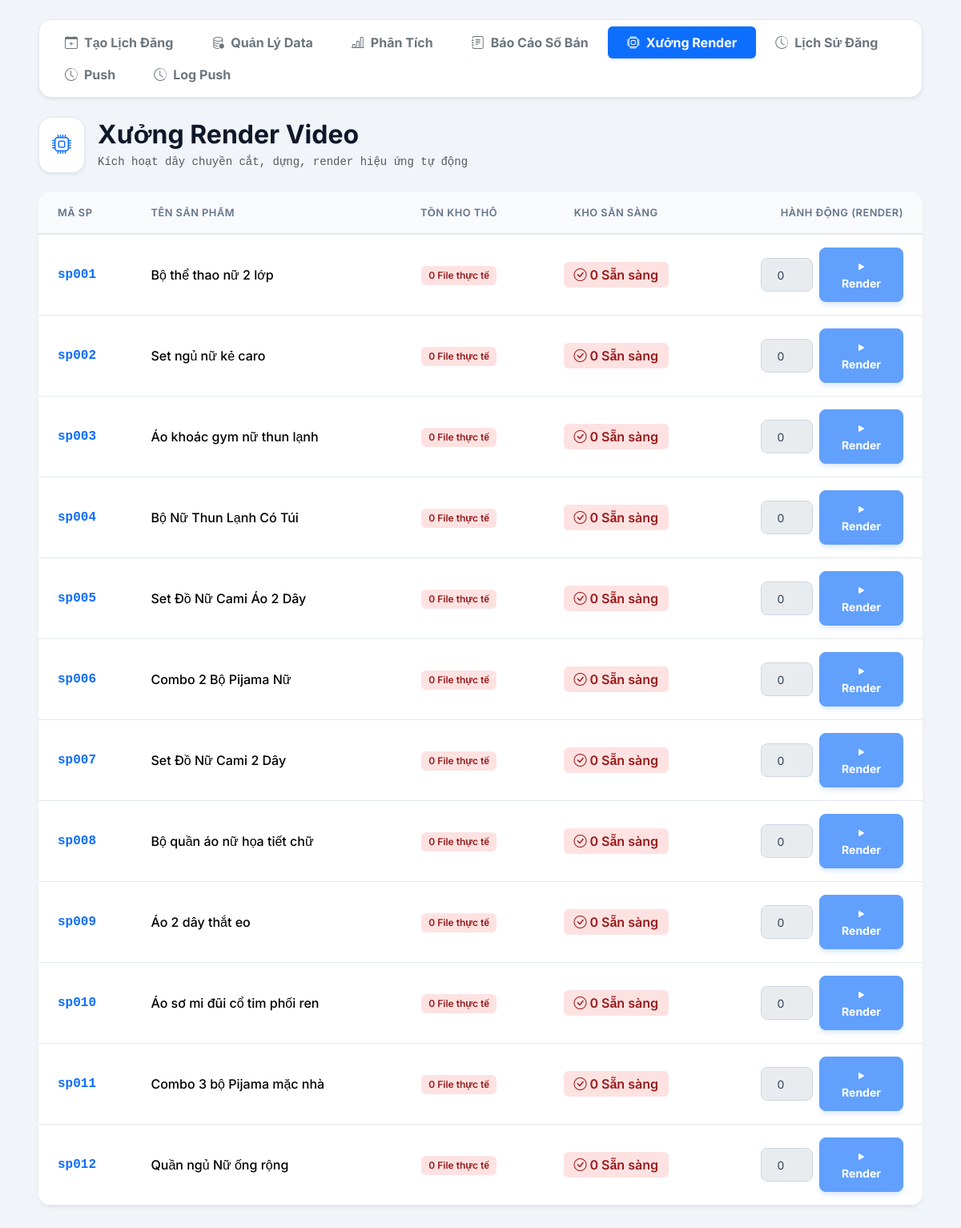
The page /pre_process.php on the database its author committed.
### tables this page shows
CREATE TABLE products (
    product_id VARCHAR(50) PRIMARY KEY,
    item_id VARCHAR(100),
    name VARCHAR(255) NOT NULL,
    caption TEXT,
    created_at DATETIME DEFAULT CURRENT_TIMESTAMP,
    units_sold INT DEFAULT 0
);

### web/pre_process.php (the view, shortened to what this page needs)
<?php
require 'core/db.php';
$active_queue = [];
$sql = "SELECT p.product_id, p.name FROM products p ORDER BY p.created_at DESC";
$stmt = $pdo->query($sql);
$products = $stmt->fetchAll();
$processed_products = [];
foreach ($products as $row) {
    $pid = $row['product_id'];
    $unprocessed_count = 0;
    $ready_count = 0;
    $processed_products[] = [
        'product_id'        => $pid,
        'name'              => $row['name'],
        'unprocessed_count' => $unprocessed_count,
        'ready_count'       => $ready_count,
        'queue_status'      => $active_queue[$pid] ?? null
    ];
}
require 'includes/header.php';
?>
<link rel="stylesheet" href="assets/style.css">
<link rel="stylesheet" href="assets/terminal.css">
<div class="d-flex align-items-center mb-4">
    <div class="bg-white p-3 rounded-4 me-3 shadow-sm text-primary border" style="border-color: #e2e8f0 !important;">
        <i class="bi bi-cpu fs-4"></i>
    </div>
    <div>
        <h2 class="fw-bold mb-1" style="color: #0f172a;">Xưởng Render Video</h2>
        <p class="text-muted mb-0 font-monospace small">Kích hoạt dây chuyền cắt, dựng, render hiệu ứng tự động</p>
    </div>
</div>
<div class="dashboard-card mb-5">
    <div class="table-responsive">
        <table class="table mb-0 align-middle">
            <thead>
                <tr>
                    <th>Mã SP</th>
                    <th>Tên Sản Phẩm</th>
                    <th class="text-center">Tồn Kho Thô</th>
                    <th class="text-center">Kho Sẵn Sàng</th>
                    <th class="text-end">Hành động (Render)</th>
                </tr>
            </thead>
            <tbody>
                <?php foreach ($processed_products as $row):
                    $pid = $row['product_id'];
                    $unprocessed_count = $row['unprocessed_count'];
                    $ready_count = $row['ready_count'];
                    $q_status = $row['queue_status'];
                    $default_val = $unprocessed_count > 0 ? min(5, $unprocessed_count) : 0;
                ?>
                <tr data-pid="<?= $pid ?>" data-max="<?= $unprocessed_count ?>">
                    <td class="fw-bold text-primary font-monospace"><?= $pid ?></td>
                    <td class="fw-medium"><?= htmlspecialchars($row['name']) ?></td>
                    <td class="text-center">
                        <span class="badge <?= $unprocessed_count > 0 ? 'bg-soft-secondary text-dark' : 'bg-soft-danger' ?>">
                            <?= $unprocessed_count ?> File thực tế
                        </span>
                    </td>
                    <td class="text-center">
                        <span class="badge <?= $ready_count > 0 ? 'bg-soft-success' : 'bg-soft-danger' ?> fs-6">
                            <i class="bi bi-check-circle me-1"></i><?= $ready_count ?> Sẵn sàng
                        </span>
                    </td>
                    <td class="text-end">
                        <div class="d-flex justify-content-end align-items-center gap-2 action-container">
                            <?php if ($q_status === 'running'): ?>
                                <input type="number" class="form-control form-control-sm text-center" value="" disabled style="width: 65px;">
                                <button class="btn btn-sm btn-info fw-bold text-white shadow-none" onclick="reopenLogModal('<?= $pid ?>')" style="width: 105px;">
                                    <span class="spinner-border spinner-border-sm me-1" style="width: 0.8rem; height: 0.8rem;"></span> Xem Log
                                </button>
                            <?php else: ?>
                                <input type="number" id="count_<?= $pid ?>" class="form-control form-control-sm text-center"
                                       value="<?= $default_val ?>" min="1" max="<?= $unprocessed_count ?>" style="width: 65px;"
                                       <?= ($unprocessed_count == 0) ? 'disabled' : '' ?>>
                                <button class="btn btn-sm btn-primary fw-bold" onclick="triggerProcess('<?= $pid ?>')" id="btn_<?= $pid ?>" <?= $unprocessed_count == 0 ? 'disabled' : '' ?> style="width: 105px;">
                                    <i class="bi bi-play-fill"></i> Render
                                </button>
                            <?php endif; ?>
                        </div>
                    </td>
                </tr>
                <?php endforeach; ?>
            </tbody>
        </table>
    </div>
</div>
<?php require 'includes/footer.php'; ?>

### web/assets/style.css (style rules this page uses)
:root { --primary-color: #3b82f6; --primary-hover: #2563eb; --bg-color: #f1f5f9; --text-main: #334155; --border-color: #e2e8f0; }
body { background-color: var(--bg-color); font-family: 'Inter', sans-serif; color: var(--text-main); padding-bottom: 3rem; }
.dashboard-card { background: #ffffff; border: none; border-radius: 16px; box-shadow: 0 4px 6px -1px rgba(0,0,0,0.05), 0 2px 4px -2px rgba(0,0,0,0.05); overflow: hidden; }
.table > :not(caption) > * > * { padding: 1rem 1.5rem; border-bottom-color: var(--border-color); vertical-align: middle; }
.table thead th { font-size: 0.8rem; text-transform: uppercase; letter-spacing: 0.5px; color: #64748b; background-color: #f8fafc; font-weight: 600; border-bottom: 2px solid var(--border-color) !important; }
.table tbody tr { transition: background-color 0.2s ease; }
.badge { font-weight: 600; padding: 0.5em 0.8em; border-radius: 6px; font-size: 0.75rem; }
.bg-soft-danger { background-color: #fee2e2; color: #991b1b; }
.form-control, .form-select { border-radius: 8px; border: 1px solid #cbd5e1; padding: 0.6rem 1rem; transition: all 0.2s; color: var(--text-main); }
.btn-primary { background-color: var(--primary-color); border-color: var(--primary-color); border-radius: 8px; font-weight: 600; padding: 0.75rem 1.5rem; transition: all 0.2s; box-shadow: 0 4px 6px -1px rgba(59, 130, 246, 0.3); }

### rows shown on the page
products: product_id "sp001", name "Bộ thể thao nữ 2 lớp", unprocessed_count "0", ready_count "0", value "0"
products: product_id "sp002", name "Set ngủ nữ kẻ caro", unprocessed_count "0", ready_count "0", value "0"
products: product_id "sp003", name "Áo khoác gym nữ thun lạnh", unprocessed_count "0", ready_count "0", value "0"
products: product_id "sp004", name "Bộ Nữ Thun Lạnh Có Túi", unprocessed_count "0", ready_count "0", value "0"
products: product_id "sp005", name "Set Đồ Nữ Cami Áo 2 Dây", unprocessed_count "0", ready_count "0", value "0"
products: product_id "sp006", name "Combo 2 Bộ Pijama Nữ", unprocessed_count "0", ready_count "0", value "0"
products: product_id "sp007", name "Set Đồ Nữ Cami 2 Dây", unprocessed_count "0", ready_count "0", value "0"
products: product_id "sp008", name "Bộ quần áo nữ họa tiết chữ", unprocessed_count "0", ready_count "0", value "0"
products: product_id "sp009", name "Áo 2 dây thắt eo", unprocessed_count "0", ready_count "0", value "0"
products: product_id "sp010", name "Áo sơ mi đũi cổ tim phối ren", unprocessed_count "0", ready_count "0", value "0"
products: product_id "sp011", name "Combo 3 bộ Pijama mặc nhà", unprocessed_count "0", ready_count "0", value "0"
products: product_id "sp012", name "Quần ngủ Nữ ống rộng", unprocessed_count "0", ready_count "0", value "0"
